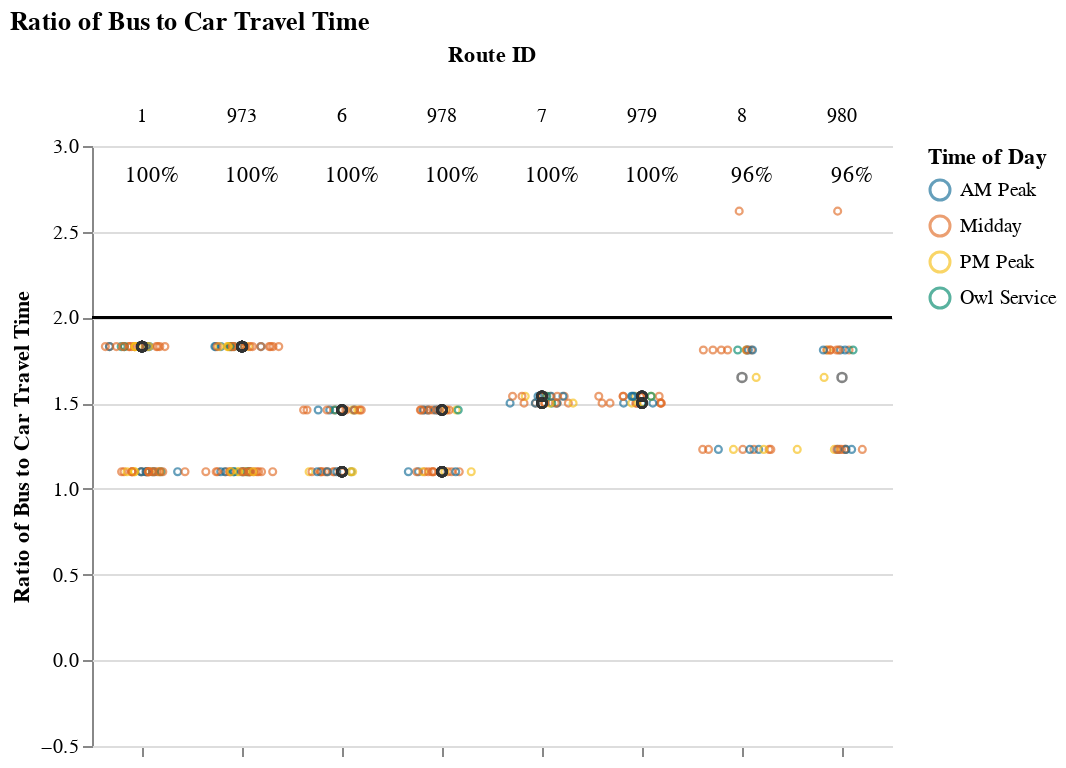
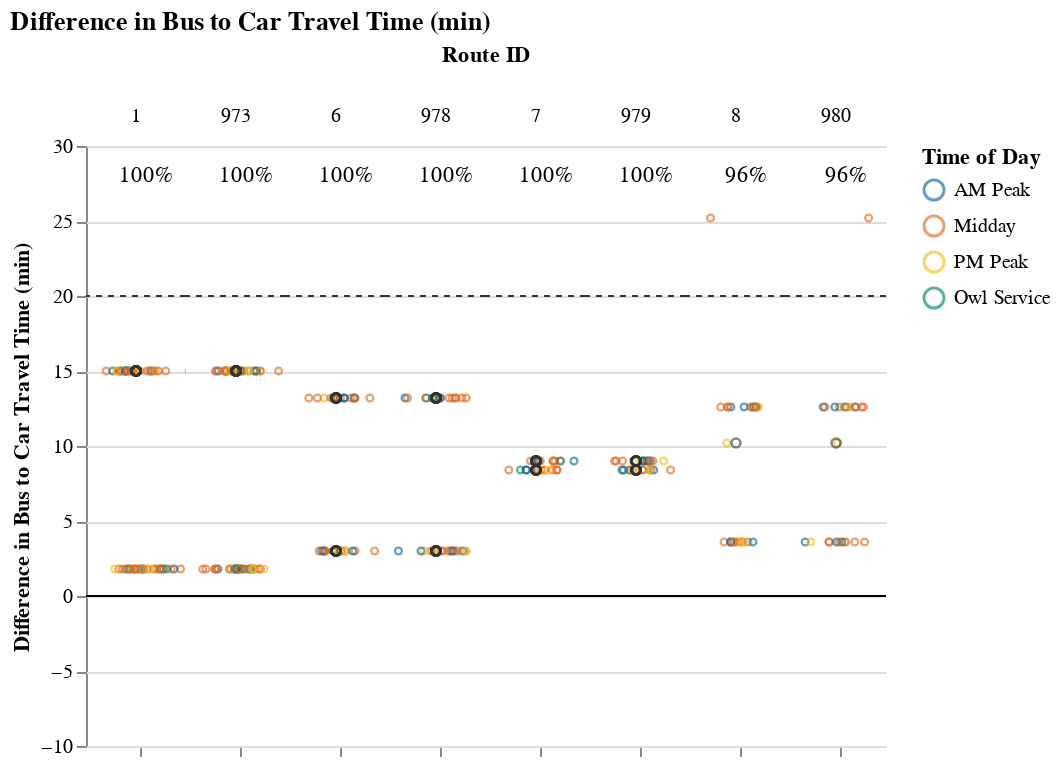

Here is the notebook cell these charts were saved with, in order:
### Markdown cell above
## Viable Competitive Routes
### Short Routes (< 1 hr)

### Code cell
# Allow for possibility that operator doesn't have routes that fall into certain route_groups
# But, jupyterbook will not like markdown with f-string
# separate out route_group and put in each cell, and use try/except + if to display...
# but all 3 route groups must be displayed. just add sentence about why no routes were returned at the end
route_group = "short"
try:
    display_charts_for_route_group(df, route_group)
except:
    print("No routes meet this criteria.")

### Figure 1 — Vega-Lite specification as saved in the notebook (floating-point values rounded to 4 significant figures; data arrays with more than 128 entries replaced by an {"elided": "..."} marker saying what was removed)
{"config": {"view": {"continuousWidth": 400, "continuousHeight": 300, "stroke": null}, "facet": {"spacing": 0}}, "data": {"name": "data-f14ca972a8d64782d407844824046ae3"}, "facet": {"column": {"field": "route_id", "sort": ["1", "973", "6", "978", "7", "979", "8", "980"], "title": "Route ID", "type": "nominal"}}, "spec": {"layer": [{"mark": "rule", "encoding": {"color": {"value": "black"}, "y": {"field": "cutoff", "type": "quantitative"}}, "selection": {"selector001": {"type": "interval", "bind": "scales", "encodings": ["x", "y"]}}}, {"mark": {"type": "point", "opacity": 0.65, "size": 12, "strokeWidth": 1.1}, "encoding": {"color": {"field": "time_of_day", "scale": {"range": ["#136C97", "#E16B26", "#F6BF16", "#00896B", "#7790A3", "#5B559C"]}, "sort": ["AM Peak", "Midday", "PM Peak", "Owl Service"], "title": "Time of Day", "type": "nominal"}, "tooltip": [{"field": "route_id", "type": "nominal"}, {"field": "trip_id", "type": "nominal"}, {"field": "service_hours", "type": "quantitative"}, {"field": "car_duration_hours", "type": "quantitative"}, {"field": "bus_multiplier", "type": "quantitative"}, {"field": "bus_difference", "type": "quantitative"}, {"field": "num_trips", "type": "quantitative"}, {"field": "num_competitive", "type": "quantitative"}, {"field": "pct_trips_competitive", "type": "quantitative"}, {"field": "p25", "type": "quantitative"}, {"field": "p50", "type": "quantitative"}, {"field": "p75", "type": "quantitative"}], "x": {"axis": {"grid": false, "labels": false, "ticks": true, "values": [0]}, "field": "jitter", "scale": {}, "title": null, "type": "quantitative"}, "y": {"field": "bus_multiplier", "scale": {"domain": [-0.25, 2.62]}, "title": "Ratio of Bus to Car Travel Time", "type": "quantitative"}}, "transform": [{"calculate": "sqrt(-2*log(random()))*cos(2*PI*random())", "as": "jitter"}], "width": 50}, {"layer": [{"mark": {"type": "point", "opacity": 0.6, "size": 20, "strokeWidth": 1.3}, "encoding": {"color": {"value": "#323434"}, "y": {"field": "bus_multiplier", "type": "quantitative"}}, "transform": [{"filter": "(datum.p50_trip === 1)"}]}, {"mark": {"type": "text", "align": "center", "baseline": "middle"}, "encoding": {"color": {"value": "black"}, "text": {"field": "pct_trips_competitive", "format": ".0%", "type": "quantitative"}, "tooltip": [{"field": "route_id", "type": "nominal"}, {"field": "trip_id", "type": "nominal"}, {"field": "service_hours", "type": "quantitative"}, {"field": "car_duration_hours", "type": "quantitative"}, {"field": "bus_multiplier", "type": "quantitative"}, {"field": "bus_difference", "type": "quantitative"}, {"field": "num_trips", "type": "quantitative"}, {"field": "num_competitive", "type": "quantitative"}, {"field": "pct_trips_competitive", "type": "quantitative"}, {"field": "p25", "type": "quantitative"}, {"field": "p50", "type": "quantitative"}, {"field": "p75", "type": "quantitative"}], "x": {"value": 30}, "y": {"value": 15}}, "transform": [{"calculate": "sqrt(-2*log(random()))*cos(2*PI*random())", "as": "jitter"}, {"filter": "(datum.fastest_trip === 1)"}]}]}]}, "resolve": {"scale": {"y": "shared"}}, "title": "Ratio of Bus to Car Travel Time", "$schema": "https://vega.github.io/schema/vega-lite/v4.17.0.json", "datasets": {"data-f14ca972a8d64782d407844824046ae3": {"elided": "288 records"}}}

### Figure 2 — Vega-Lite specification as saved in the notebook (floating-point values rounded to 4 significant figures; data arrays with more than 128 entries replaced by an {"elided": "..."} marker saying what was removed)
{"config": {"view": {"continuousWidth": 400, "continuousHeight": 300, "stroke": null}, "facet": {"spacing": 0}}, "data": {"name": "data-e1daba4f6c7cd5d9d06eb65f3217cce7"}, "facet": {"column": {"field": "route_id", "sort": ["1", "973", "6", "978", "7", "979", "8", "980"], "title": "Route ID", "type": "nominal"}}, "spec": {"layer": [{"mark": "rule", "encoding": {"color": {"value": "black"}, "y": {"field": "cutoff", "type": "quantitative"}}, "selection": {"selector002": {"type": "interval", "bind": "scales", "encodings": ["x", "y"]}}}, {"mark": {"type": "rule", "strokeDash": [3, 3]}, "encoding": {"color": {"value": "#323434"}, "y": {"field": "cutoff2", "type": "quantitative"}}}, {"mark": {"type": "point", "opacity": 0.65, "size": 12, "strokeWidth": 1.1}, "encoding": {"color": {"field": "time_of_day", "scale": {"range": ["#136C97", "#E16B26", "#F6BF16", "#00896B", "#7790A3", "#5B559C"]}, "sort": ["AM Peak", "Midday", "PM Peak", "Owl Service"], "title": "Time of Day", "type": "nominal"}, "tooltip": [{"field": "route_id", "type": "nominal"}, {"field": "trip_id", "type": "nominal"}, {"field": "service_hours", "type": "quantitative"}, {"field": "car_duration_hours", "type": "quantitative"}, {"field": "bus_multiplier", "type": "quantitative"}, {"field": "bus_difference", "type": "quantitative"}, {"field": "num_trips", "type": "quantitative"}, {"field": "num_competitive", "type": "quantitative"}, {"field": "pct_trips_competitive", "type": "quantitative"}, {"field": "p25", "type": "quantitative"}, {"field": "p50", "type": "quantitative"}, {"field": "p75", "type": "quantitative"}], "x": {"axis": {"grid": false, "labels": false, "ticks": true, "values": [0]}, "field": "jitter", "scale": {}, "title": null, "type": "quantitative"}, "y": {"field": "bus_difference", "scale": {"domain": [-5, 25.2]}, "title": "Difference in Bus to Car Travel Time (min)", "type": "quantitative"}}, "transform": [{"calculate": "sqrt(-2*log(random()))*cos(2*PI*random())", "as": "jitter"}], "width": 50}, {"layer": [{"mark": {"type": "point", "opacity": 0.6, "size": 20, "strokeWidth": 1.3}, "encoding": {"color": {"value": "#323434"}, "y": {"field": "bus_difference", "type": "quantitative"}}, "transform": [{"filter": "(datum.p50_trip === 1)"}]}, {"mark": {"type": "text", "align": "center", "baseline": "middle"}, "encoding": {"color": {"value": "black"}, "text": {"field": "pct_trips_competitive", "format": ".0%", "type": "quantitative"}, "tooltip": [{"field": "route_id", "type": "nominal"}, {"field": "trip_id", "type": "nominal"}, {"field": "service_hours", "type": "quantitative"}, {"field": "car_duration_hours", "type": "quantitative"}, {"field": "bus_multiplier", "type": "quantitative"}, {"field": "bus_difference", "type": "quantitative"}, {"field": "num_trips", "type": "quantitative"}, {"field": "num_competitive", "type": "quantitative"}, {"field": "pct_trips_competitive", "type": "quantitative"}, {"field": "p25", "type": "quantitative"}, {"field": "p50", "type": "quantitative"}, {"field": "p75", "type": "quantitative"}], "x": {"value": 30}, "y": {"value": 15}}, "transform": [{"calculate": "sqrt(-2*log(random()))*cos(2*PI*random())", "as": "jitter"}, {"filter": "(datum.fastest_trip === 1)"}]}]}]}, "resolve": {"scale": {"y": "shared"}}, "title": "Difference in Bus to Car Travel Time (min)", "$schema": "https://vega.github.io/schema/vega-lite/v4.17.0.json", "datasets": {"data-e1daba4f6c7cd5d9d06eb65f3217cce7": {"elided": "288 records"}}}
